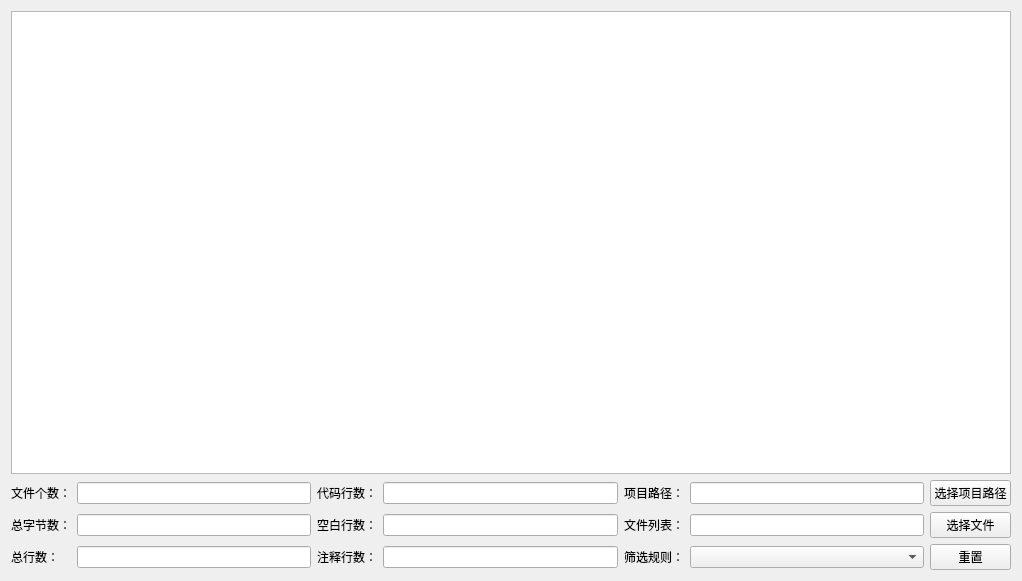
<?xml version="1.0" encoding="UTF-8"?>
<ui version="4.0">
 <class>CodeAnalysisView</class>
 <widget class="QWidget" name="CodeAnalysisView">
  <property name="geometry">
   <rect>
    <x>0</x>
    <y>0</y>
    <width>1022</width>
    <height>581</height>
   </rect>
  </property>
  <property name="windowTitle">
   <string>Form</string>
  </property>
  <layout class="QGridLayout" name="gridLayout_2">
   <item row="0" column="0">
    <widget class="QTableView" name="tableView">
     <property name="editTriggers">
      <set>QAbstractItemView::NoEditTriggers</set>
     </property>
     <property name="selectionBehavior">
      <enum>QAbstractItemView::SelectRows</enum>
     </property>
    </widget>
   </item>
   <item row="1" column="0">
    <layout class="QGridLayout" name="gridLayout">
     <item row="1" column="2">
      <widget class="QLabel" name="label_6">
       <property name="text">
        <string>空白行数：</string>
       </property>
      </widget>
     </item>
     <item row="1" column="4">
      <widget class="QLabel" name="label_8">
       <property name="text">
        <string>文件列表：</string>
       </property>
      </widget>
     </item>
     <item row="2" column="4">
      <widget class="QLabel" name="label_9">
       <property name="text">
        <string>筛选规则：</string>
       </property>
      </widget>
     </item>
     <item row="2" column="3">
      <widget class="QLineEdit" name="commentCount_lineEdit">
       <property name="readOnly">
        <bool>true</bool>
       </property>
      </widget>
     </item>
     <item row="1" column="1">
      <widget class="QLineEdit" name="byteCount_lineEdit">
       <property name="readOnly">
        <bool>true</bool>
       </property>
      </widget>
     </item>
     <item row="0" column="0">
      <widget class="QLabel" name="label">
       <property name="text">
        <string>文件个数：</string>
       </property>
      </widget>
     </item>
     <item row="0" column="1">
      <widget class="QLineEdit" name="filesCount_lineEdit">
       <property name="readOnly">
        <bool>true</bool>
       </property>
      </widget>
     </item>
     <item row="1" column="0">
      <widget class="QLabel" name="label_2">
       <property name="text">
        <string>总字节数：</string>
       </property>
      </widget>
     </item>
     <item row="2" column="1">
      <widget class="QLineEdit" name="linesCount_lineEdit">
       <property name="readOnly">
        <bool>true</bool>
       </property>
      </widget>
     </item>
     <item row="2" column="0">
      <widget class="QLabel" name="label_3">
       <property name="text">
        <string>总行数：</string>
       </property>
      </widget>
     </item>
     <item row="0" column="5">
      <widget class="QLineEdit" name="projectPath_lineEdit">
       <property name="readOnly">
        <bool>true</bool>
       </property>
      </widget>
     </item>
     <item row="0" column="3">
      <widget class="QLineEdit" name="codeCount_lineEdit">
       <property name="readOnly">
        <bool>true</bool>
       </property>
      </widget>
     </item>
     <item row="0" column="4">
      <widget class="QLabel" name="label_7">
       <property name="text">
        <string>项目路径：</string>
       </property>
      </widget>
     </item>
     <item row="2" column="2">
      <widget class="QLabel" name="label_4">
       <property name="text">
        <string>注释行数：</string>
       </property>
      </widget>
     </item>
     <item row="1" column="3">
      <widget class="QLineEdit" name="blankCount_lineEdit">
       <property name="readOnly">
        <bool>true</bool>
       </property>
      </widget>
     </item>
     <item row="0" column="2">
      <widget class="QLabel" name="label_5">
       <property name="text">
        <string>代码行数：</string>
       </property>
      </widget>
     </item>
     <item row="0" column="6">
      <widget class="QPushButton" name="selectProject_pushButton">
       <property name="text">
        <string>选择项目路径</string>
       </property>
      </widget>
     </item>
     <item row="1" column="6">
      <widget class="QPushButton" name="selectFiles_pushButton">
       <property name="text">
        <string>选择文件</string>
       </property>
      </widget>
     </item>
     <item row="1" column="5">
      <widget class="QLineEdit" name="filePath_lineEdit">
       <property name="readOnly">
        <bool>true</bool>
       </property>
      </widget>
     </item>
     <item row="2" column="6">
      <widget class="QPushButton" name="clear_pushButton">
       <property name="text">
        <string>重置</string>
       </property>
      </widget>
     </item>
     <item row="2" column="5">
      <widget class="QComboBox" name="rules_comboBox"/>
     </item>
    </layout>
   </item>
  </layout>
 </widget>
 <tabstops>
  <tabstop>filesCount_lineEdit</tabstop>
  <tabstop>byteCount_lineEdit</tabstop>
  <tabstop>linesCount_lineEdit</tabstop>
  <tabstop>codeCount_lineEdit</tabstop>
  <tabstop>blankCount_lineEdit</tabstop>
  <tabstop>commentCount_lineEdit</tabstop>
  <tabstop>projectPath_lineEdit</tabstop>
  <tabstop>filePath_lineEdit</tabstop>
  <tabstop>rules_comboBox</tabstop>
  <tabstop>selectProject_pushButton</tabstop>
  <tabstop>selectFiles_pushButton</tabstop>
  <tabstop>clear_pushButton</tabstop>
  <tabstop>tableView</tabstop>
 </tabstops>
 <resources/>
 <connections/>
</ui>
